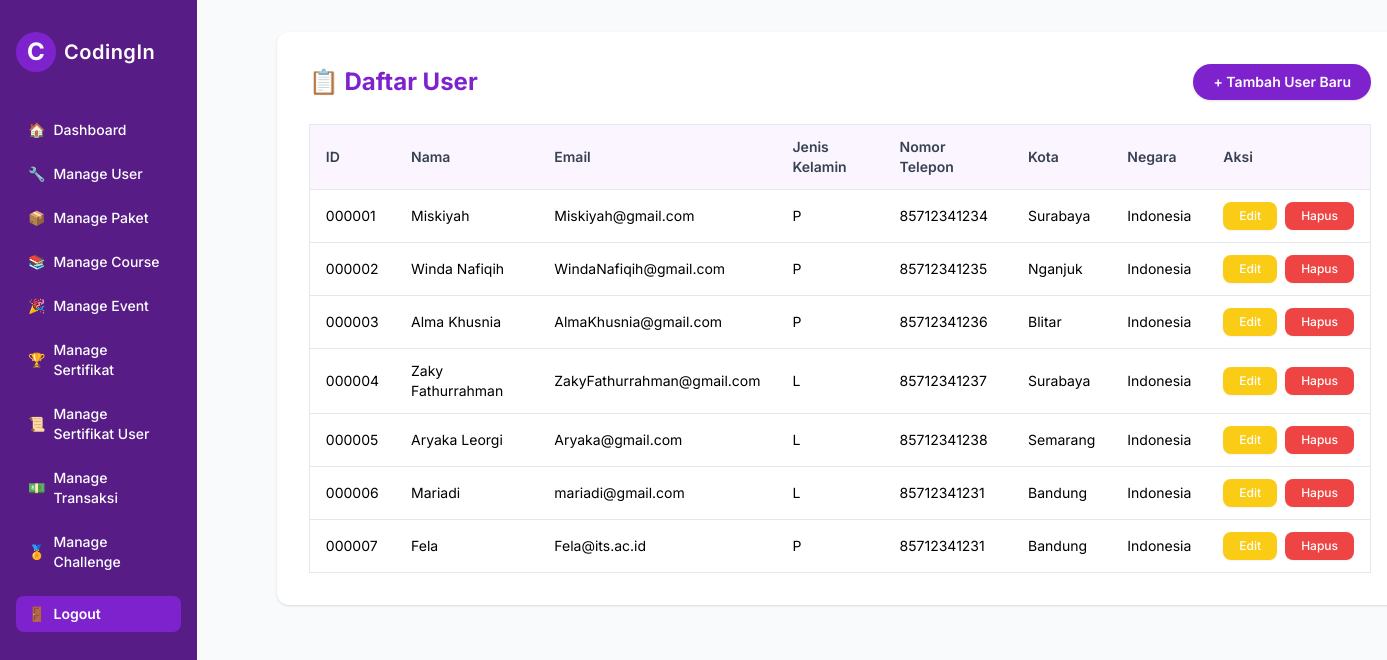
The page /admin/usermanage/manage_user.php (signed in) on the database as committed earlier.
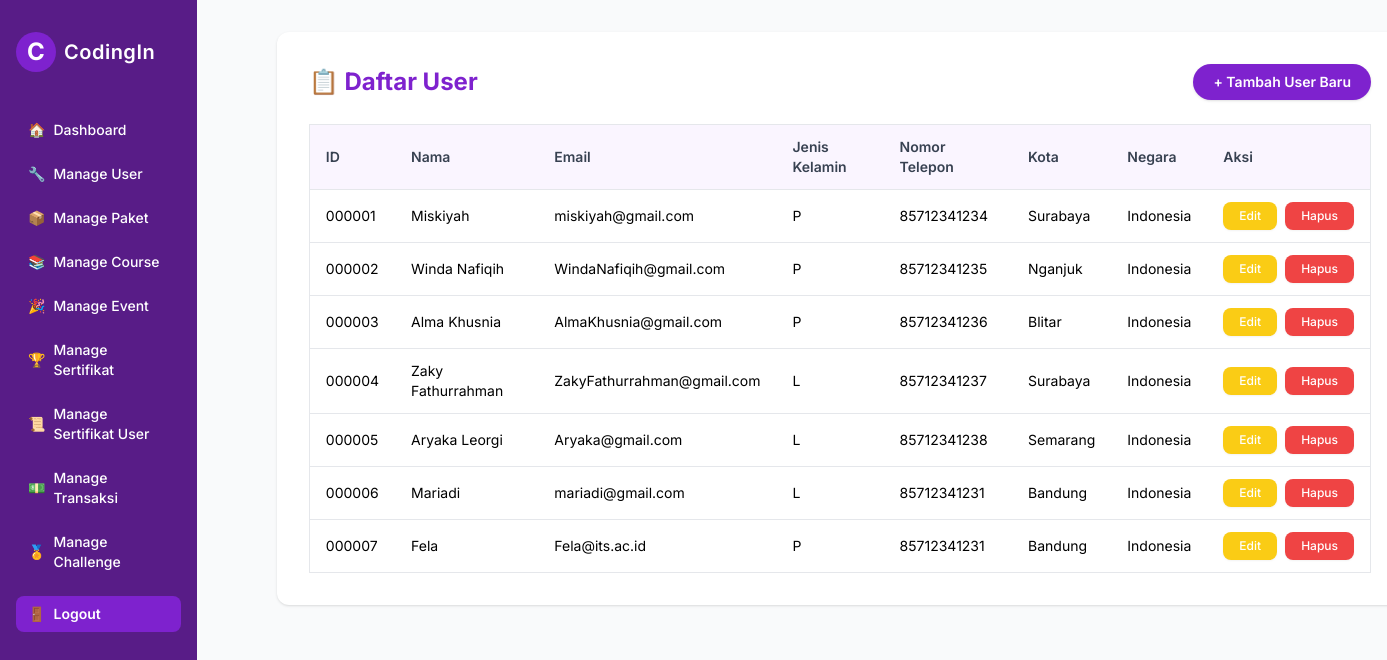
The same page on the database as committed later.
### tables this page shows
CREATE TABLE `user` (
  `ID` char(6) NOT NULL,
  `First_Name` varchar(60) NOT NULL,
  `Last_Name` varchar(60) DEFAULT NULL,
  `Jenis_kelamin` char(1) NOT NULL,
  `Pekerjaan` varchar(60) NOT NULL,
  `Kota` varchar(60) NOT NULL,
  `Negara` varchar(60) NOT NULL,
  `Nomor_Telepon` varchar(15) NOT NULL,
  `Email` varchar(60) NOT NULL,
  `Tentang_Saya` varchar(150) DEFAULT NULL,
  `Tanggal_Lahir` date NOT NULL,
  `password` varchar(255) NOT NULL DEFAULT '123456',
  `Foto_Profil` VARCHAR(255) NOT NULL DEFAULT '/uploads/default.jpeg'
);

### models/user.php (called while the page is built, shortened)
<?php
class User {
    private $pdo;
    public function __construct($pdo) {
        $this->pdo = $pdo;
    }
    public function getAllUsers() {
        $stmt = $this->pdo->query("SELECT * FROM user");
        return $stmt->fetchAll(PDO::FETCH_ASSOC);
    }
}

### admin/usermanage/manage_user.php (the view, shortened to what this page needs)
<?php
require_once '../../config/database.php';
require_once '../../models/user.php';
$userModel = new User($pdo);
$users = $userModel->getAllUsers();
?>
<!DOCTYPE html>
<html lang="id">
<head>
  <script src="https://cdn.tailwindcss.com"></script>
</head>
<body class="bg-gray-50 min-h-screen flex">
  <?php include '../../includes/admin_sidebar.php'; ?>
  <main class="flex-1 p-8">
    <div class="bg-white rounded-xl shadow p-8 w-full max-w-full ml-0 md:ml-12">
      <div class="flex flex-col md:flex-row md:items-center md:justify-between mb-6 gap-4">
        <h2 class="text-2xl font-bold text-purple-700">📋 Daftar User</h2>
        <a href="add_user.php" class="inline-block bg-purple-700 text-white px-5 py-2 rounded-full font-semibold hover:bg-purple-800 transition text-sm shadow">
          + Tambah User Baru
        </a>
      </div>
      <div class="overflow-x-auto">
        <table class="min-w-full border border-gray-200 rounded-lg text-xs sm:text-sm">
          <thead class="bg-purple-50">
            <tr>
              <th class="py-3 px-4 text-left font-semibold text-gray-700 border-b">ID</th>
              <th class="py-3 px-4 text-left font-semibold text-gray-700 border-b">Nama</th>
              <th class="py-3 px-4 text-left font-semibold text-gray-700 border-b">Email</th>
              <th class="py-3 px-4 text-left font-semibold text-gray-700 border-b">Jenis Kelamin</th>
              <th class="py-3 px-4 text-left font-semibold text-gray-700 border-b">Nomor Telepon</th>
              <th class="py-3 px-4 text-left font-semibold text-gray-700 border-b">Kota</th>
              <th class="py-3 px-4 text-left font-semibold text-gray-700 border-b">Negara</th>
              <th class="py-3 px-4 text-left font-semibold text-gray-700 border-b">Aksi</th>
            </tr>
          </thead>
          <tbody class="divide-y divide-gray-200">
            <?php foreach ($users as $row): ?>
            <tr class="hover:bg-purple-50">
              <td class="py-3 px-4"><?= htmlspecialchars($row['ID']) ?></td>
              <td class="py-3 px-4"><?= htmlspecialchars($row['First_Name'] . ' ' . $row['Last_Name']) ?></td>
              <td class="py-3 px-4"><?= htmlspecialchars($row['Email']) ?></td>
              <td class="py-3 px-4"><?= htmlspecialchars($row['Jenis_kelamin']) ?></td>
              <td class="py-3 px-4"><?= htmlspecialchars($row['Nomor_Telepon']) ?></td>
              <td class="py-3 px-4"><?= htmlspecialchars($row['Kota']) ?></td>
              <td class="py-3 px-4"><?= htmlspecialchars($row['Negara']) ?></td>
              <td class="py-3 px-4">
                <div class="flex gap-x-2">
                  <a href="edit_user.php?id=<?= urlencode($row['ID']) ?>"
                    class="inline-flex items-center justify-center bg-yellow-400 text-white px-4 py-1.5 rounded-lg font-medium hover:bg-yellow-500 transition text-xs shadow-sm">
                    Edit
                  </a>
                  <a href="delete_user.php?id=<?= urlencode($row['ID']) ?>"
                    class="inline-flex items-center justify-center bg-red-500 text-white px-4 py-1.5 rounded-lg font-medium hover:bg-red-600 transition text-xs shadow-sm"
                    onclick="return confirm('Yakin mau hapus?')">
                    Hapus
                  </a>
                </div>
              </td>
            </tr>
            <?php endforeach; ?>
          </tbody>
        </table>
      </div>
    </div>
  </main>
</body>
</html>

Rows that differ between the two databases and show on the page:
changed user "Miskiyah": Email "Miskiyah@gmail.com" → "miskiyah@gmail.com"
